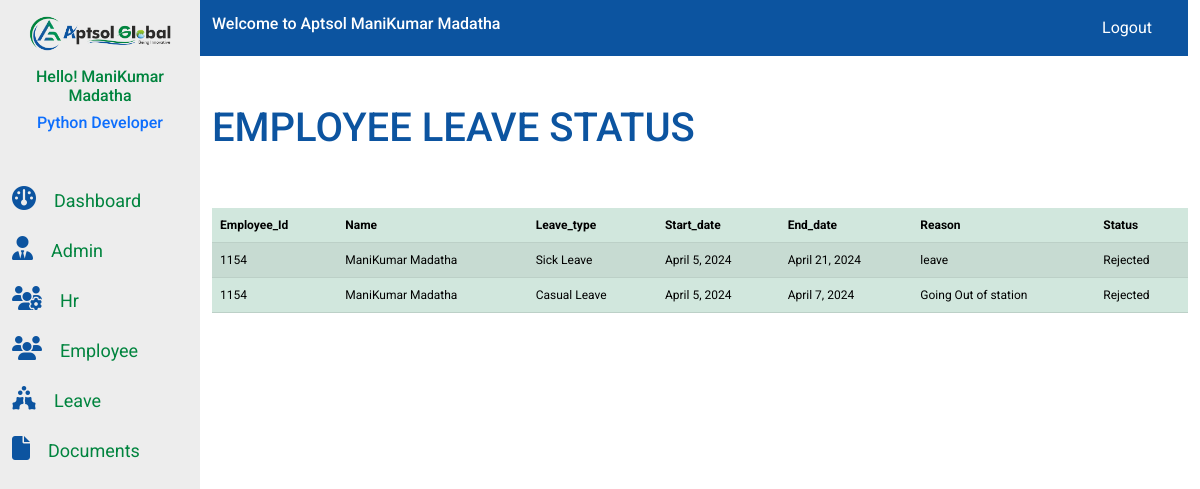
Page /leavestatus/1154/ (signed in) on the earlier database version.
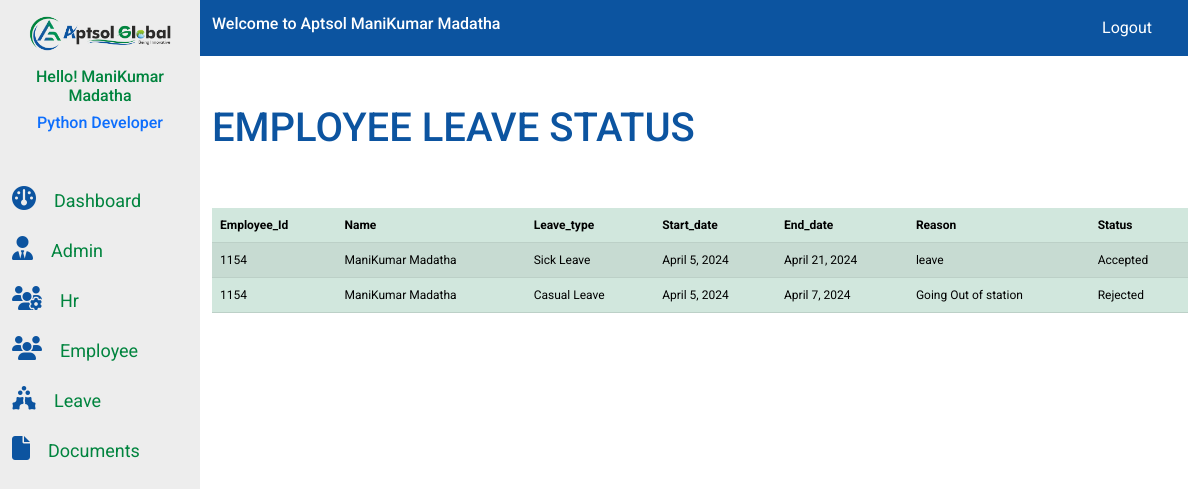
Same page on the later database version.
### AGT_admin_app/models.py (models this page shows, shortened)
class LeaveRequest(models.Model):
    Emp_Id = models.ForeignKey(Employee_detail,on_delete=models.CASCADE)
    leave_type = models.ForeignKey(LeaveType, on_delete=models.CASCADE)
    start_date = models.DateField()
    end_date = models.DateField()
    reason = models.TextField()
    status = models.CharField(max_length=50, choices=[('pending', 'Pending'), ('approved', 'Approved'), ('rejected', 'Rejected')])

class LeaveType(models.Model):
    name=models.CharField(max_length=100,null=False)
    def __str__(self):
        return self.name

### AGT_Employee/views.py (the view)
# urls.py: path("leavestatus/<slug:Emp_Id>/",views.leavestatus,name="leavestatus"),
def leavestatus(request,Emp_Id):
    if request.user.is_authenticated:
        emps=Employee_detail.objects.get(Emp_Id=Emp_Id)
        leaverequest=LeaveRequest.objects.filter(Emp_Id=emps)
        context={"emps":emps,
                 "emp":emps,
                 "leaverequest":leaverequest,
                 }
        return render(request,"leavestatus.html",context)
    else:
        return render(request,"login.html")

### AGT_Employee/templates/leavestatus.html (shortened to what this page needs)
{% extends "base.html"%}
{% load static %}
{% block mainnavcontent%}
<div class="row mb-5 mt-5">
    <div class="col-md-12">
        <h1 class="admin-head">
         EMPLOYEE LEAVE STATUS
        </h1>
    </div>
</div>
<div class="row">
    <div class="col-md-12">
        <table class="table table-success table-striped">
            <thead>
                <tr>
                    <th scope="col">Employee_Id</th>
                    <th scope="col">Name</th>
                    <th scope="col">Leave_type</th>
                    <th scope="col">Start_date </th>
                    <th scope="col">End_date</th>
                    <th scope="col">Reason</th>
                    <th scope="col">Status</th>
                </tr>
            </thead>
            <tbody>
                {% for leaves in leaverequest %}
                <tr>
                    <td>{{emp.Emp_Id}}</td>
                    <td>{{emps.First_Name}} {{emps.Last_Name}}</td>
                    <td>{{leaves.leave_type}}</td>
                    <td>{{leaves.start_date}}</td>
                    <td>{{leaves.end_date}}</td>
                    <td>{{leaves.reason}}</td>
                    <td>{{leaves.status}}</td>
                </tr>
                {%endfor%}
            </tbody>
        </table>
    </div>
</div>
{% endblock mainnavcontent%}

Differences in the rows shown:
changed LeaveRequest "leave": status "Rejected" → "Accepted"
